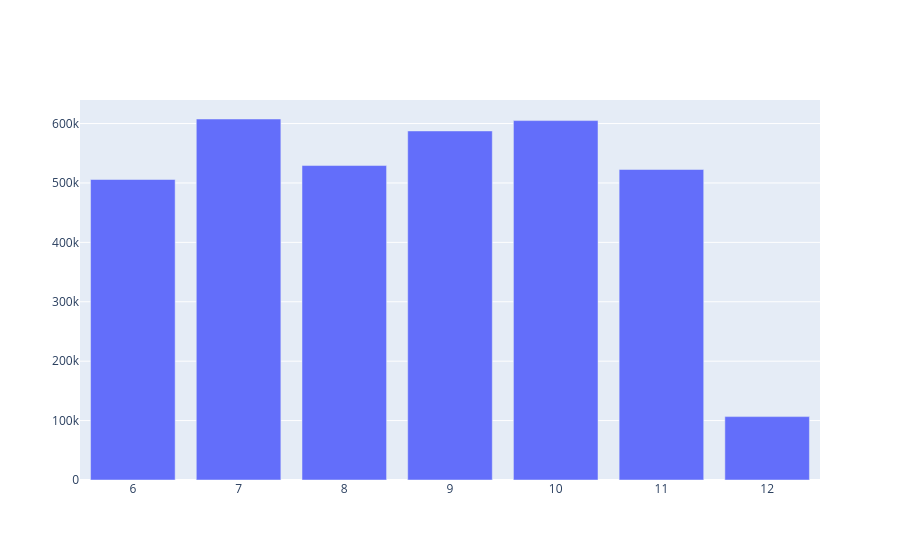

Notebook source saved alongside this figure:
### Code cell
import plotly.graph_objects as go
fig = go.Figure()
result = publications.selectExpr("month(to_date(publicationDate)) AS month").groupBy("month").count().toPandas()
fig.add_bar(x=result["month"], y=result["count"])
fig.show()

### Figure 1 — Plotly figure (JSON) as saved in the notebook; plotly's stock layout.template omitted (floating-point values rounded to 4 significant figures)
{"data": [{"type": "bar", "x": [12, 6, 9, 8, 7, 10, 11], "y": [106694, 505784, 587526, 529296, 607638, 604980, 522661]}], "layout": {}}
